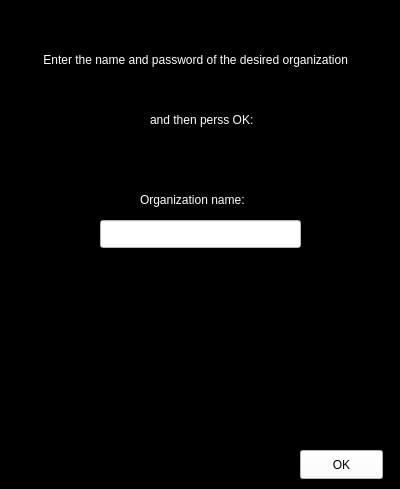
<?xml version="1.0" encoding="UTF-8"?>
<ui version="4.0">
 <class>key_pass_organ</class>
 <widget class="QWidget" name="key_pass_organ">
  <property name="geometry">
   <rect>
    <x>0</x>
    <y>0</y>
    <width>400</width>
    <height>489</height>
   </rect>
  </property>
  <property name="windowTitle">
   <string>Form</string>
  </property>
  <property name="styleSheet">
   <string notr="true">#key_pass_organ
{
background-color:black;
}</string>
  </property>
  <widget class="QLabel" name="label">
   <property name="geometry">
    <rect>
     <x>40</x>
     <y>50</y>
     <width>391</width>
     <height>20</height>
    </rect>
   </property>
   <property name="styleSheet">
    <string notr="true">#label
{
color:white;
}</string>
   </property>
   <property name="text">
    <string> Enter the name and password of the desired organization</string>
   </property>
  </widget>
  <widget class="QLabel" name="label_2">
   <property name="geometry">
    <rect>
     <x>150</x>
     <y>110</y>
     <width>131</width>
     <height>20</height>
    </rect>
   </property>
   <property name="styleSheet">
    <string notr="true">#label_2
{
color:white;
}</string>
   </property>
   <property name="text">
    <string>and then perss OK:</string>
   </property>
  </widget>
  <widget class="QLabel" name="label_3">
   <property name="geometry">
    <rect>
     <x>140</x>
     <y>190</y>
     <width>131</width>
     <height>20</height>
    </rect>
   </property>
   <property name="styleSheet">
    <string notr="true">#label_3
{
color:white;
}</string>
   </property>
   <property name="text">
    <string>Organization name:</string>
   </property>
  </widget>
  <widget class="QLineEdit" name="lineEdit">
   <property name="geometry">
    <rect>
     <x>100</x>
     <y>220</y>
     <width>201</width>
     <height>28</height>
    </rect>
   </property>
   <property name="styleSheet">
    <string notr="true">#lineEdit
{
background-color:white;
}</string>
   </property>
  </widget>
  <widget class="QPushButton" name="pushButton">
   <property name="geometry">
    <rect>
     <x>300</x>
     <y>450</y>
     <width>83</width>
     <height>29</height>
    </rect>
   </property>
   <property name="styleSheet">
    <string notr="true">#pushButton
{
background-color:white;
color:black;
}</string>
   </property>
   <property name="text">
    <string>OK</string>
   </property>
  </widget>
 </widget>
 <resources/>
 <connections/>
</ui>
